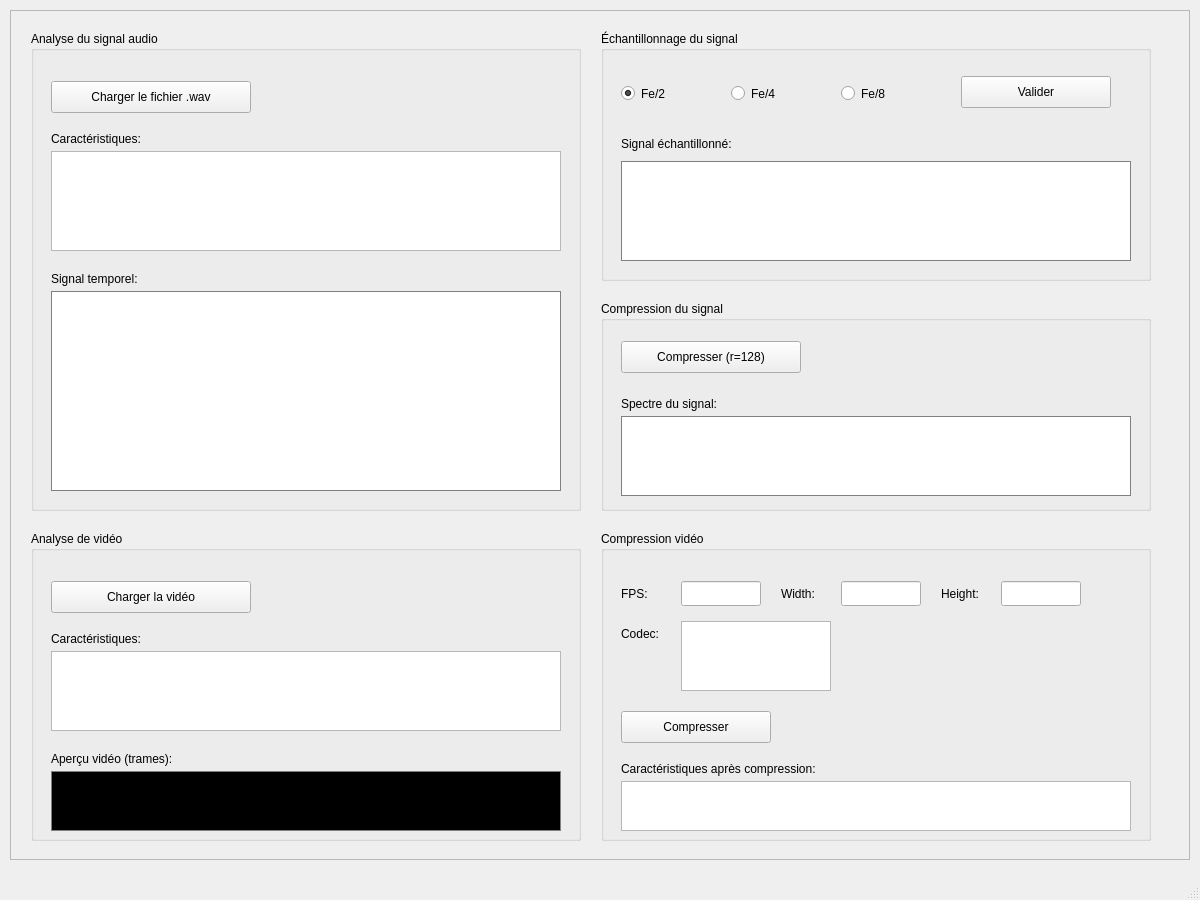
<?xml version="1.0" encoding="UTF-8"?>
<ui version="4.0">
 <class>MainWindow</class>
 <widget class="QMainWindow" name="MainWindow">
  <property name="geometry">
   <rect>
    <x>0</x>
    <y>0</y>
    <width>1200</width>
    <height>900</height>
   </rect>
  </property>
  <property name="windowTitle">
   <string>Traitement Multimédia - Audio &amp; Vidéo</string>
  </property>
  <widget class="QWidget" name="centralwidget">
   <widget class="QScrollArea" name="scrollArea">
    <property name="geometry">
     <rect>
      <x>10</x>
      <y>10</y>
      <width>1180</width>
      <height>850</height>
     </rect>
    </property>
    <property name="widgetResizable">
     <bool>true</bool>
    </property>
    <widget class="QWidget" name="scrollAreaWidgetContents">
     <property name="geometry">
      <rect>
       <x>0</x>
       <y>0</y>
       <width>1178</width>
       <height>848</height>
      </rect>
     </property>
     <!-- SECTION AUDIO -->
     <widget class="QGroupBox" name="groupBox_audio">
      <property name="geometry">
       <rect>
        <x>20</x>
        <y>20</y>
        <width>550</width>
        <height>480</height>
       </rect>
      </property>
      <property name="title">
       <string>Analyse du signal audio</string>
      </property>
      <widget class="QPushButton" name="btn_load_wav">
       <property name="geometry">
        <rect>
         <x>20</x>
         <y>50</y>
         <width>200</width>
         <height>32</height>
        </rect>
       </property>
       <property name="text">
        <string>Charger le fichier .wav</string>
       </property>
      </widget>
      <widget class="QLabel" name="label_audio_features">
       <property name="geometry">
        <rect>
         <x>20</x>
         <y>95</y>
         <width>150</width>
         <height>25</height>
        </rect>
       </property>
       <property name="text">
        <string>Caractéristiques:</string>
       </property>
      </widget>
      <widget class="QTextEdit" name="audio_features">
       <property name="geometry">
        <rect>
         <x>20</x>
         <y>120</y>
         <width>510</width>
         <height>100</height>
        </rect>
       </property>
       <property name="readOnly">
        <bool>true</bool>
       </property>
      </widget>
      <widget class="QLabel" name="label_signal_temporal_title">
       <property name="geometry">
        <rect>
         <x>20</x>
         <y>235</y>
         <width>150</width>
         <height>25</height>
        </rect>
       </property>
       <property name="text">
        <string>Signal temporel:</string>
       </property>
      </widget>
      <widget class="QLabel" name="label_signal_temporal">
       <property name="geometry">
        <rect>
         <x>20</x>
         <y>260</y>
         <width>510</width>
         <height>200</height>
        </rect>
       </property>
       <property name="styleSheet">
        <string notr="true">border: 1px solid gray; background-color: white;</string>
       </property>
       <property name="scaledContents">
        <bool>true</bool>
       </property>
      </widget>
     </widget>
     <!-- SECTION ECHANTILLONNAGE -->
     <widget class="QGroupBox" name="groupBox_sampling">
      <property name="geometry">
       <rect>
        <x>590</x>
        <y>20</y>
        <width>550</width>
        <height>250</height>
       </rect>
      </property>
      <property name="title">
       <string>Échantillonnage du signal</string>
      </property>
      <widget class="QRadioButton" name="radio_fe2">
       <property name="geometry">
        <rect>
         <x>20</x>
         <y>50</y>
         <width>100</width>
         <height>25</height>
        </rect>
       </property>
       <property name="text">
        <string>Fe/2</string>
       </property>
       <property name="checked">
        <bool>true</bool>
       </property>
      </widget>
      <widget class="QRadioButton" name="radio_fe4">
       <property name="geometry">
        <rect>
         <x>130</x>
         <y>50</y>
         <width>100</width>
         <height>25</height>
        </rect>
       </property>
       <property name="text">
        <string>Fe/4</string>
       </property>
      </widget>
      <widget class="QRadioButton" name="radio_fe8">
       <property name="geometry">
        <rect>
         <x>240</x>
         <y>50</y>
         <width>100</width>
         <height>25</height>
        </rect>
       </property>
       <property name="text">
        <string>Fe/8</string>
       </property>
      </widget>
      <widget class="QPushButton" name="btn_validate_resample">
       <property name="geometry">
        <rect>
         <x>360</x>
         <y>45</y>
         <width>150</width>
         <height>32</height>
        </rect>
       </property>
       <property name="text">
        <string>Valider</string>
       </property>
      </widget>
      <widget class="QLabel" name="label_signal_echantillonne_title">
       <property name="geometry">
        <rect>
         <x>20</x>
         <y>100</y>
         <width>150</width>
         <height>25</height>
        </rect>
       </property>
       <property name="text">
        <string>Signal échantillonné:</string>
       </property>
      </widget>
      <widget class="QLabel" name="label_signal_echantillonne">
       <property name="geometry">
        <rect>
         <x>20</x>
         <y>130</y>
         <width>510</width>
         <height>100</height>
        </rect>
       </property>
       <property name="styleSheet">
        <string notr="true">border: 1px solid gray; background-color: white;</string>
       </property>
       <property name="scaledContents">
        <bool>true</bool>
       </property>
      </widget>
     </widget>
     <!-- SECTION COMPRESSION AUDIO -->
     <widget class="QGroupBox" name="groupBox_compression_audio">
      <property name="geometry">
       <rect>
        <x>590</x>
        <y>290</y>
        <width>550</width>
        <height>210</height>
       </rect>
      </property>
      <property name="title">
       <string>Compression du signal</string>
      </property>
      <widget class="QPushButton" name="btn_compress_audio">
       <property name="geometry">
        <rect>
         <x>20</x>
         <y>40</y>
         <width>180</width>
         <height>32</height>
        </rect>
       </property>
       <property name="text">
        <string>Compresser (r=128)</string>
       </property>
      </widget>
      <widget class="QLabel" name="label_spectre_title">
       <property name="geometry">
        <rect>
         <x>20</x>
         <y>90</y>
         <width>150</width>
         <height>25</height>
        </rect>
       </property>
       <property name="text">
        <string>Spectre du signal:</string>
       </property>
      </widget>
      <widget class="QLabel" name="label_spectre">
       <property name="geometry">
        <rect>
         <x>20</x>
         <y>115</y>
         <width>510</width>
         <height>80</height>
        </rect>
       </property>
       <property name="styleSheet">
        <string notr="true">border: 1px solid gray; background-color: white;</string>
       </property>
       <property name="scaledContents">
        <bool>true</bool>
       </property>
      </widget>
     </widget>
     <!-- SECTION VIDEO -->
     <widget class="QGroupBox" name="groupBox_video">
      <property name="geometry">
       <rect>
        <x>20</x>
        <y>520</y>
        <width>550</width>
        <height>310</height>
       </rect>
      </property>
      <property name="title">
       <string>Analyse de vidéo</string>
      </property>
      <widget class="QPushButton" name="btn_load_video">
       <property name="geometry">
        <rect>
         <x>20</x>
         <y>50</y>
         <width>200</width>
         <height>32</height>
        </rect>
       </property>
       <property name="text">
        <string>Charger la vidéo</string>
       </property>
      </widget>
      <widget class="QLabel" name="label_video_features_title">
       <property name="geometry">
        <rect>
         <x>20</x>
         <y>95</y>
         <width>150</width>
         <height>25</height>
        </rect>
       </property>
       <property name="text">
        <string>Caractéristiques:</string>
       </property>
      </widget>
      <widget class="QTextEdit" name="video_features">
       <property name="geometry">
        <rect>
         <x>20</x>
         <y>120</y>
         <width>510</width>
         <height>80</height>
        </rect>
       </property>
       <property name="readOnly">
        <bool>true</bool>
       </property>
      </widget>
      <widget class="QLabel" name="label_video_preview_title">
       <property name="geometry">
        <rect>
         <x>20</x>
         <y>215</y>
         <width>150</width>
         <height>25</height>
        </rect>
       </property>
       <property name="text">
        <string>Aperçu vidéo (trames):</string>
       </property>
      </widget>
      <widget class="QLabel" name="label_video_preview">
       <property name="geometry">
        <rect>
         <x>20</x>
         <y>240</y>
         <width>510</width>
         <height>60</height>
        </rect>
       </property>
       <property name="styleSheet">
        <string notr="true">border: 1px solid gray; background-color: black;</string>
       </property>
       <property name="scaledContents">
        <bool>true</bool>
       </property>
      </widget>
     </widget>
     <!-- SECTION COMPRESSION VIDEO -->
     <widget class="QGroupBox" name="groupBox_compression_video">
      <property name="geometry">
       <rect>
        <x>590</x>
        <y>520</y>
        <width>550</width>
        <height>310</height>
       </rect>
      </property>
      <property name="title">
       <string>Compression vidéo</string>
      </property>
      <widget class="QLabel" name="label_fps">
       <property name="geometry">
        <rect>
         <x>20</x>
         <y>50</y>
         <width>50</width>
         <height>25</height>
        </rect>
       </property>
       <property name="text">
        <string>FPS:</string>
       </property>
      </widget>
      <widget class="QLineEdit" name="input_fps">
       <property name="geometry">
        <rect>
         <x>80</x>
         <y>50</y>
         <width>80</width>
         <height>25</height>
        </rect>
       </property>
      </widget>
      <widget class="QLabel" name="label_width">
       <property name="geometry">
        <rect>
         <x>180</x>
         <y>50</y>
         <width>50</width>
         <height>25</height>
        </rect>
       </property>
       <property name="text">
        <string>Width:</string>
       </property>
      </widget>
      <widget class="QLineEdit" name="input_width">
       <property name="geometry">
        <rect>
         <x>240</x>
         <y>50</y>
         <width>80</width>
         <height>25</height>
        </rect>
       </property>
      </widget>
      <widget class="QLabel" name="label_height">
       <property name="geometry">
        <rect>
         <x>340</x>
         <y>50</y>
         <width>50</width>
         <height>25</height>
        </rect>
       </property>
       <property name="text">
        <string>Height:</string>
       </property>
      </widget>
      <widget class="QLineEdit" name="input_height">
       <property name="geometry">
        <rect>
         <x>400</x>
         <y>50</y>
         <width>80</width>
         <height>25</height>
        </rect>
       </property>
      </widget>
      <widget class="QLabel" name="label_codec">
       <property name="geometry">
        <rect>
         <x>20</x>
         <y>90</y>
         <width>50</width>
         <height>25</height>
        </rect>
       </property>
       <property name="text">
        <string>Codec:</string>
       </property>
      </widget>
      <widget class="QListWidget" name="list_codec">
       <property name="geometry">
        <rect>
         <x>80</x>
         <y>90</y>
         <width>150</width>
         <height>70</height>
        </rect>
       </property>
      </widget>
      <widget class="QPushButton" name="btn_compress_video">
       <property name="geometry">
        <rect>
         <x>20</x>
         <y>180</y>
         <width>150</width>
         <height>32</height>
        </rect>
       </property>
       <property name="text">
        <string>Compresser</string>
       </property>
      </widget>
      <widget class="QLabel" name="label_video_results_title">
       <property name="geometry">
        <rect>
         <x>20</x>
         <y>225</y>
         <width>200</width>
         <height>25</height>
        </rect>
       </property>
       <property name="text">
        <string>Caractéristiques après compression:</string>
       </property>
      </widget>
      <widget class="QTextEdit" name="video_results">
       <property name="geometry">
        <rect>
         <x>20</x>
         <y>250</y>
         <width>510</width>
         <height>50</height>
        </rect>
       </property>
       <property name="readOnly">
        <bool>true</bool>
       </property>
      </widget>
     </widget>
    </widget>
   </widget>
  </widget>
  <widget class="QMenuBar" name="menubar">
   <property name="geometry">
    <rect>
     <x>0</x>
     <y>0</y>
     <width>1200</width>
     <height>22</height>
    </rect>
   </property>
  </widget>
  <widget class="QStatusBar" name="statusbar"/>
 </widget>
 <resources/>
 <connections/>
</ui>
